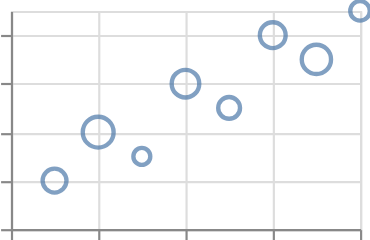

The specification (Vega-Lite) saved for this image:
### Vega-Lite specification from a JSON file in a GitHub repository (floating-point values rounded to 4 significant figures)
{"$schema": "https://vega.github.io/schema/vega-lite/v6.json", "padding": 5, "autosize": "none", "data": {"name": "table", "values": [{"c": "A", "g": "p", "x": 1, "y": 2, "v": 5, "t": "2024-01-15", "o": {"v": 3}, "IMDB Rating": 6.1, "d": "x1"}, {"c": "B", "g": "q", "x": 2, "y": 4, "v": 9, "t": "2024-02-20", "o": {"v": 7}, "IMDB Rating": 7.4, "d": "x2"}, {"c": "A", "g": "q", "x": 3, "y": 3, "v": 2, "t": "2024-03-05", "o": {"v": 1}, "IMDB Rating": 5.2, "d": "x1"}, {"c": "C", "g": "p", "x": 4, "y": 6, "v": 7, "t": "2024-05-30", "o": {"v": 4}, "IMDB Rating": 8.8, "d": "x3"}, {"c": "B", "g": "p", "x": 5, "y": 5, "v": 4, "t": "2024-07-11", "o": {"v": 9}, "IMDB Rating": 6.9, "d": "x2"}, {"c": "C", "g": "q", "x": 6, "y": 8, "v": 6, "t": "2024-09-02", "o": {"v": 2}, "IMDB Rating": 7.7, "d": "x3"}, {"c": "A", "g": "p", "x": 7, "y": 7, "v": 8, "t": "2024-11-25", "o": {"v": 5}, "IMDB Rating": 4.4, "d": "x1"}, {"c": "B", "g": "q", "x": 8, "y": 9, "v": 3, "t": "2024-12-31", "o": {"v": 8}, "IMDB Rating": 9.1, "d": "x2"}]}, "width": 160, "height": 100, "mark": "point", "encoding": {"x": {"field": "x", "type": "quantitative"}, "y": {"field": "y", "type": "quantitative"}, "size": {"field": "v", "type": "quantitative"}}, "config": {"scale": {"minSize": 20, "maxSize": 200}}}
